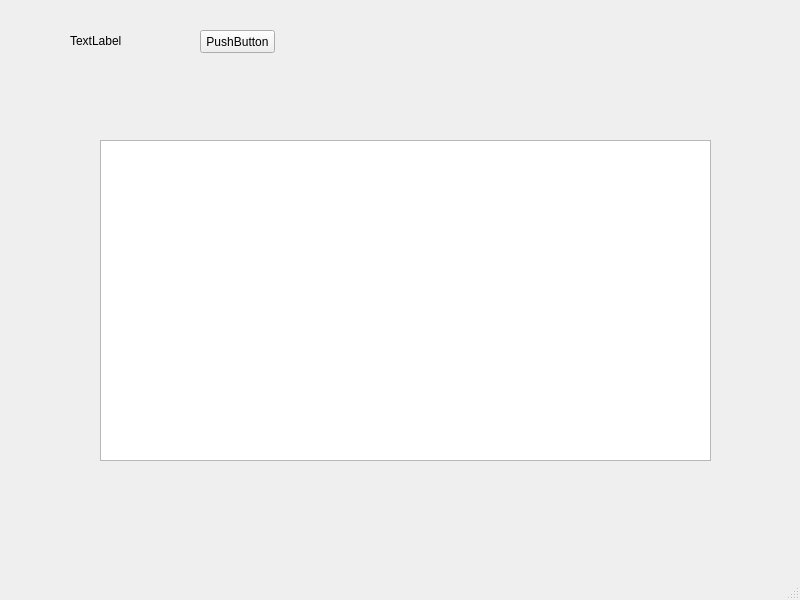
<?xml version="1.0" encoding="UTF-8"?>
<ui version="4.0">
 <class>MainWindow</class>
 <widget class="QMainWindow" name="MainWindow">
  <property name="geometry">
   <rect>
    <x>0</x>
    <y>0</y>
    <width>800</width>
    <height>600</height>
   </rect>
  </property>
  <property name="windowTitle">
   <string>MainWindow</string>
  </property>
  <widget class="QWidget" name="centralwidget">
   <widget class="QLabel" name="label">
    <property name="geometry">
     <rect>
      <x>70</x>
      <y>20</y>
      <width>101</width>
      <height>41</height>
     </rect>
    </property>
    <property name="text">
     <string>TextLabel</string>
    </property>
   </widget>
   <widget class="QPushButton" name="pushButton">
    <property name="geometry">
     <rect>
      <x>200</x>
      <y>30</y>
      <width>75</width>
      <height>23</height>
     </rect>
    </property>
    <property name="text">
     <string>PushButton</string>
    </property>
   </widget>
   <widget class="QTableWidget" name="tableWidget">
    <property name="geometry">
     <rect>
      <x>100</x>
      <y>140</y>
      <width>611</width>
      <height>321</height>
     </rect>
    </property>
   </widget>
  </widget>
  <widget class="QMenuBar" name="menubar">
   <property name="geometry">
    <rect>
     <x>0</x>
     <y>0</y>
     <width>800</width>
     <height>21</height>
    </rect>
   </property>
  </widget>
  <widget class="QStatusBar" name="statusbar"/>
 </widget>
 <resources/>
 <connections>
  <connection>
   <sender>pushButton</sender>
   <signal>clicked()</signal>
   <receiver>label</receiver>
   <slot>clear()</slot>
   <hints>
    <hint type="sourcelabel">
     <x>144</x>
     <y>133</y>
    </hint>
    <hint type="destinationlabel">
     <x>299</x>
     <y>86</y>
    </hint>
   </hints>
  </connection>
 </connections>
</ui>
